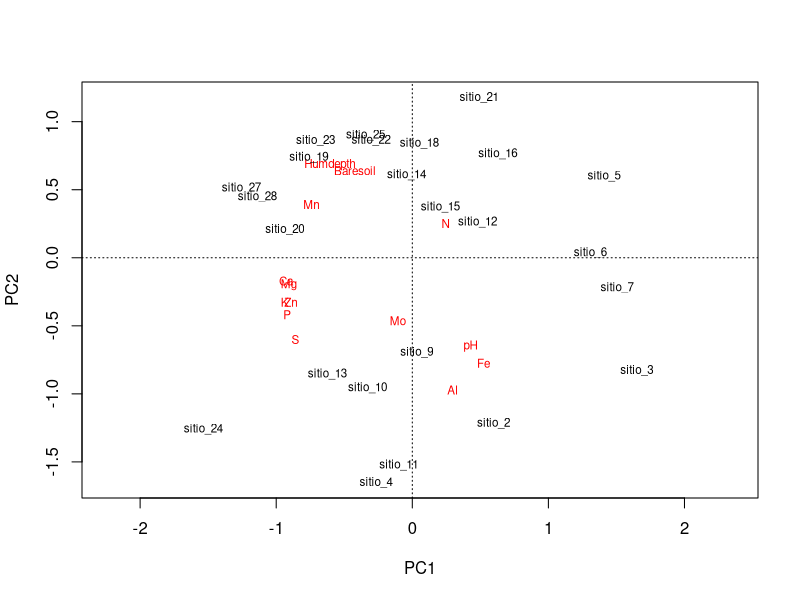
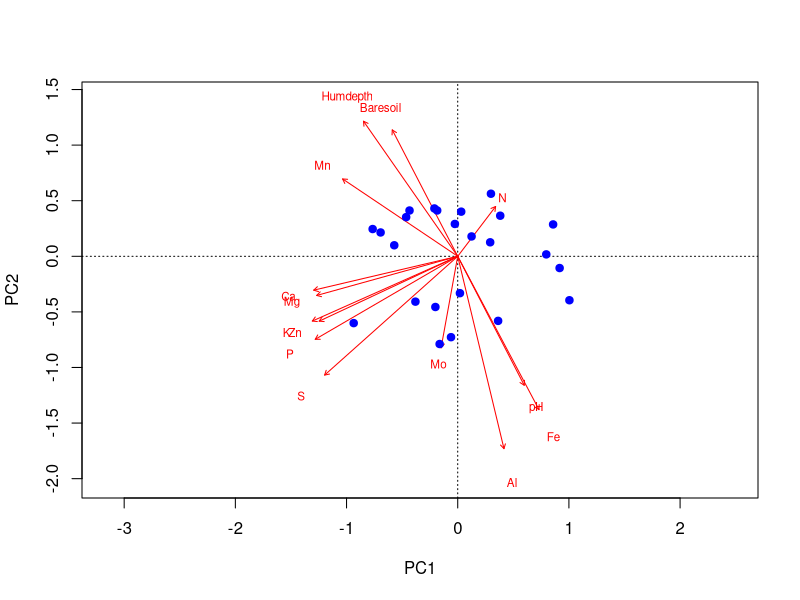
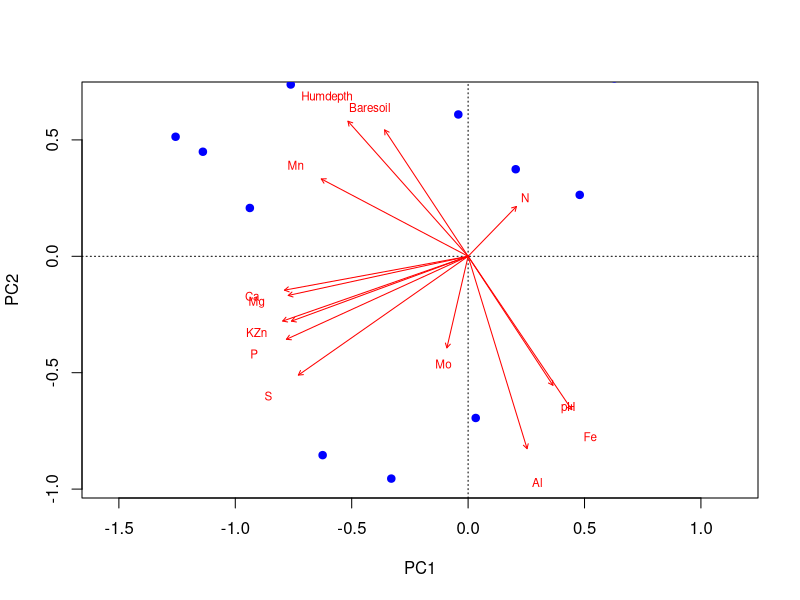
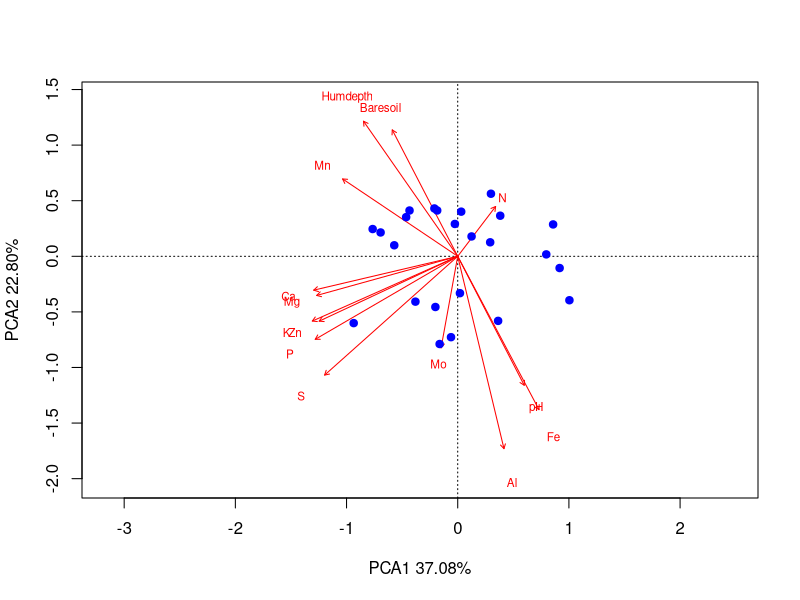
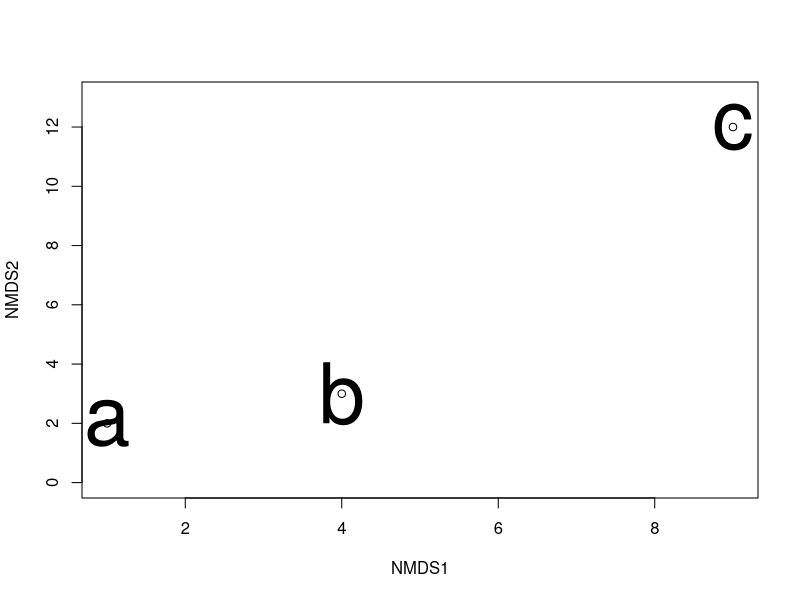
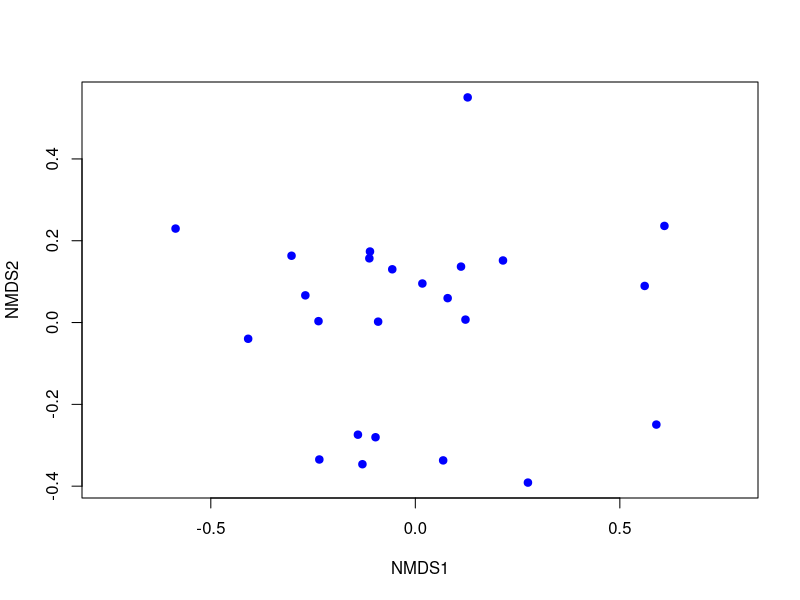
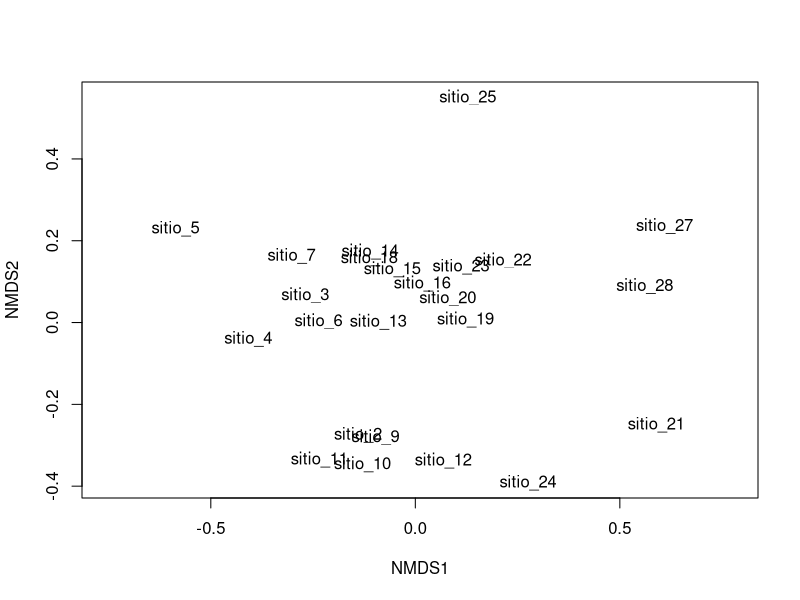
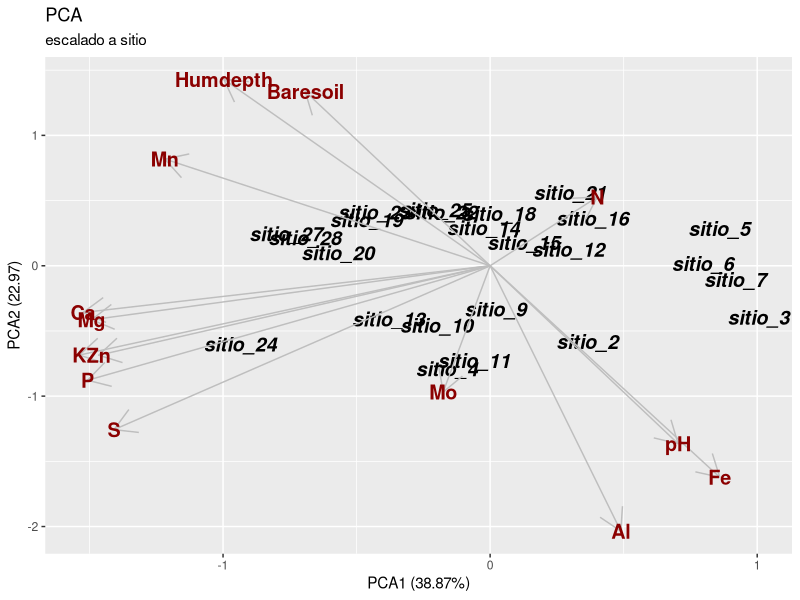

These figures' R source, in order:
## ---- chunk 1
varechem<-read.csv("varechem_c.csv")
## ---- chunk 2
head(varechem)
## ---- chunk 3
rownames(varechem)<-paste("sitio",varechem$X,sep ="_")
varechem$X<-NULL
## ---- chunk 4
head(varechem)
## ---- chunk 5
var(c(10,100,200,50))
## ---- chunk 6
var(c(1,10,20,5))
## ---- chunk 7

library(vegan)
modelo_PCA<-rda(varechem,scale=TRUE)
## ---- chunk 8
plot(modelo_PCA)
## ---- chunk 9
biplot(modelo_PCA,scaling="sites",display = "species",col="red")
points(modelo_PCA,scaling="sites",display = "sites",pch=19,col="blue")

## ---- chunk 10
biplot(modelo_PCA,scaling="species",display = "species",col="red")
points(modelo_PCA,scaling="species",display = "sites",pch=19,col="blue")
## ---- chunk 11
summary(modelo_PCA)[["cont"]][["importance"]][,c(1:2)]
## ---- chunk 12
biplot(modelo_PCA,scaling="sites",display = "species",col="red",xlab="PCA1 37.08%",ylab="PCA2 22.80%")
points(modelo_PCA,scaling="sites",display = "sites",pch=19,col="blue")
## ---- chunk 13
x<-c(1,4,9)
y<-c(2,3,12)
n<-c("a","b","c")
plot(x,y,ylim = c(0,13),ylab = "NMDS2",xlab = "NMDS1");text(x,y,label=n,cex = 5)
## ---- chunk 14
varespec<-read.csv("varespec_c.csv")
## ---- chunk 15
head(varespec)
## ---- chunk 16
rownames(varespec)<-paste("sitio",varespec$X,sep ="_")
varespec$X<-NULL
head(varespec)
## ---- chunk 17
modelo_nmds<-metaMDS(varespec,distance = "bray",k=3,trymax = 500)
## ---- chunk 18
modelo_nmds$stress
## ---- chunk 19
plot(modelo_nmds,display = "sites")
points(modelo_nmds,display = "sites",pch=19,col="blue")

## ---- chunk 20
plot(modelo_nmds,display = "sites",type="n")
#points(modelo_nmds,display = "sites",pch=19,col="blue")
text(modelo_nmds,display = "sites",cex=1)
## ---- chunk 21
library(tidyverse)
## ---- chunk 22

#Extrayendo la posición de los sitios
sitios_PCA<-as.data.frame(scores(modelo_PCA,display = "sites",scaling = "sites",choices=c(1,2)))

sitios_PCA$sitio<-rownames(sitios_PCA)

#Extrayendo la "dirección" de las variables
dir_var_PCA<-as.data.frame(
  scores(modelo_PCA,display = "species",choices = c(1,2),scaling = "sites"));
dir_var_PCA$variables<-rownames(dir_var_PCA)

names(dir_var_PCA)[1]<-"PCA1_var"
names(dir_var_PCA)[2]<-"PCA2_var"
## ---- chunk 23
sitios_PCA%>% 
  ggplot()+
  aes(x=PC1,y=PC2) +
  #geom_point(size=2)+
    geom_text(aes(label=sitio,fontface="bold.italic"),size=5) +
    labs(y="PCA2 (22.97)",x="PCA1 (38.87%)",title="PCA",subtitle = "escalado a sitio")+
  
  geom_segment(aes(x=0, y=0, xend=PCA1_var, yend=PCA2_var), 
        arrow = arrow(),color="gray",data = dir_var_PCA)+
  geom_text(size=5,aes(x=PCA1_var,y=PCA2_var,label=variables,fontface="bold"),
            color="darkred",
            #hjust = 1.1, vjust =-0.5,#segment.size = 0,segment.color = 'transparent',
            data = dir_var_PCA)
  
  
  
## ---- chunk 24

#Extrayendo la posición de los sitios
sitios_nmds<-as.data.frame(scores(modelo_nmds,display = "sites",scaling = "sites",choices=c(1,2)))

sitios_nmds$sitio<-rownames(sitios_nmds)
## ---- chunk 25
sitios_nmds%>% 
  ggplot()+
  aes(x=NMDS1,y=NMDS2) +
  geom_text(aes(label=sitio,fontface="bold.italic"),size=5) +
  labs(y="NMDS2",x="NMDS1",title="NMDS Beta diversidad de plants",subtitle = "escalado a sitio")+
  theme(plot.title = element_text(size = 15))
  
  
## ---- chunk 26
png("NMDS.png",res = 600, width = 5000,height = 5000)

sitios_nmds%>% 
  ggplot()+
  aes(x=NMDS1,y=NMDS2) +
  geom_text(aes(label=sitio,fontface="bold.italic"),size=5) +
  labs(y="NMDS2",x="NMDS1",title="NMDS Beta diversidad de plants",subtitle = "escalado a sitio")+
  theme(plot.title = element_text(size = 15))
dev.off()

